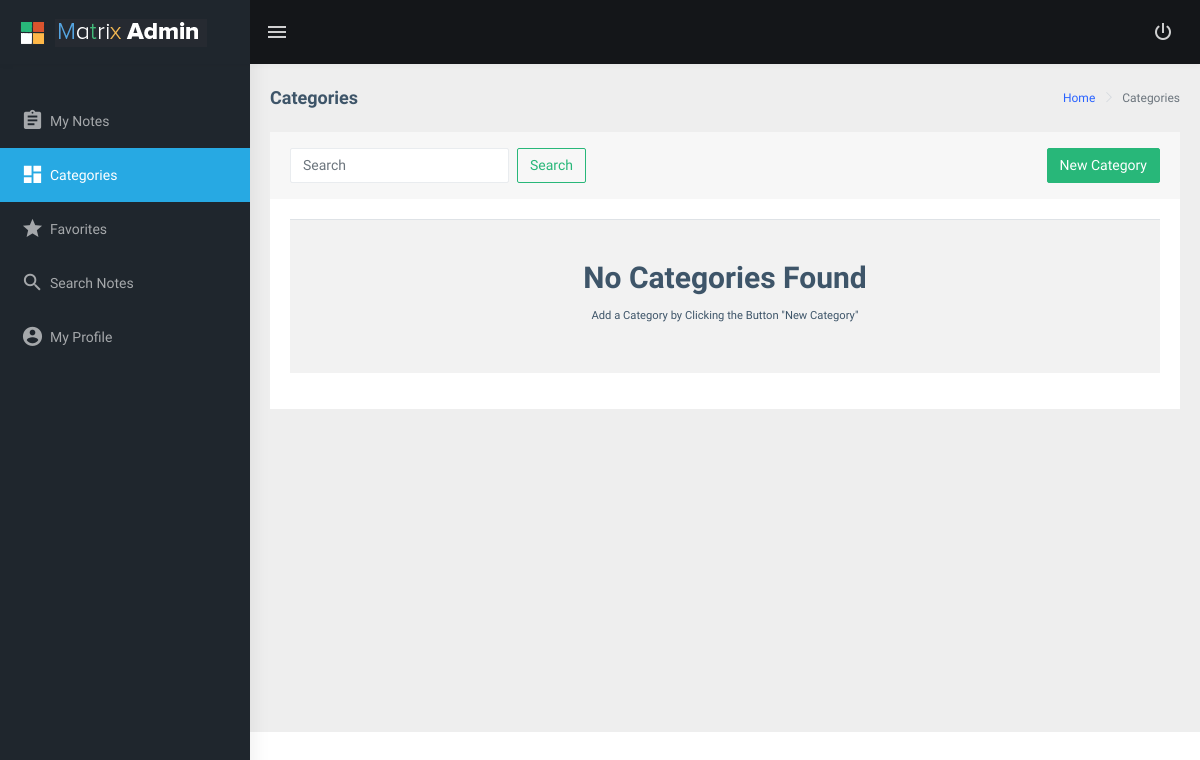
Before: /categories/ (signed in) with the older database file.
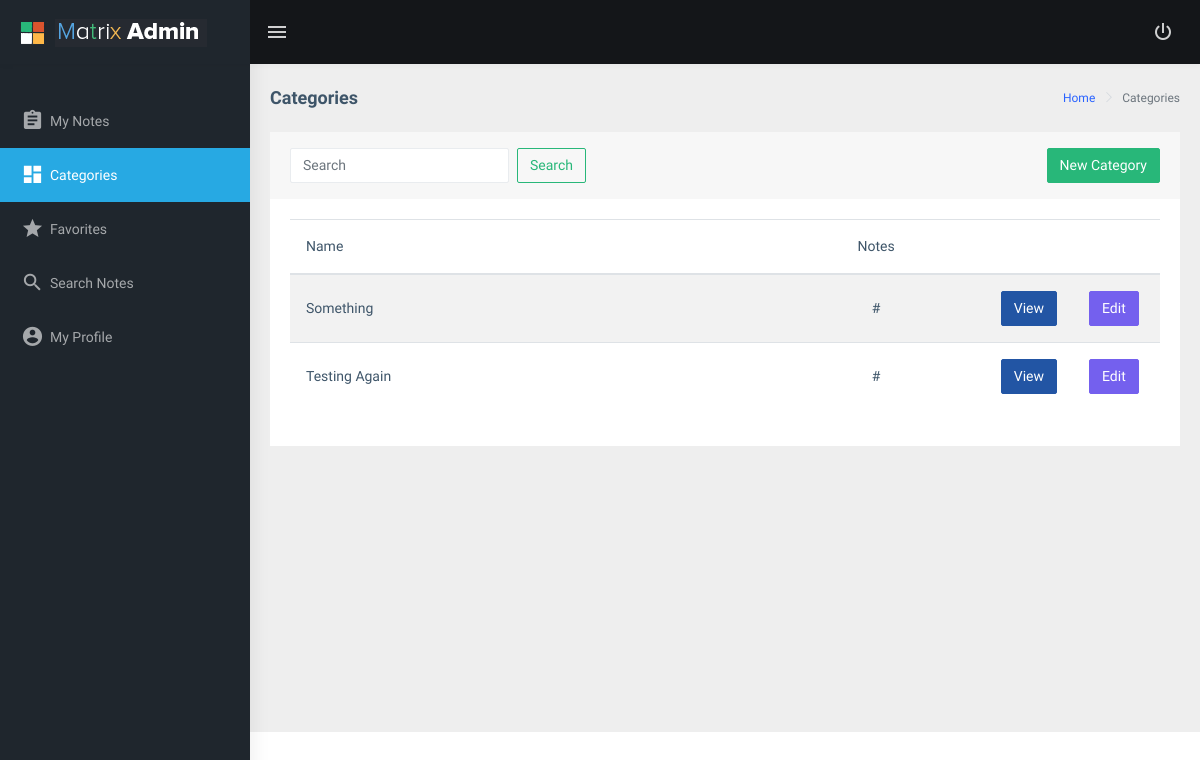
After: the same page with the newer database file.
### main/models.py (models this page shows)
class Categories(models.Model):
    user = models.ForeignKey(User, on_delete=models.CASCADE)
    name = models.CharField(max_length=30)

### main/views/categories.py (the view)
# urls.py: path('categories/', views.ManageCategories.as_view(), name="Categories"),
class ManageCategories(LoginRequiredMixin, ListView):
    template_name = "main/categories/manage_categories.html"
    paginate_by = 10
    model = Categories
    def get_queryset(self):
        search_text = self.request.GET.get('search_text')
        if search_text and search_text != "":
            object_list = self.model.objects.filter(user=self.request.user.id).order_by('id')
        else:
            object_list = self.model.objects.all().order_by('id')
        return object_list

### main/templates/main/categories/manage_categories.html
{% extends 'main/base.html' %}
{% load static %}
{% block content %}
<div class="page-wrapper">
    <div class="page-breadcrumb">
        <div class="row">
            <div class="col-12 d-flex no-block align-items-center">
                <h4 class="page-title">Categories</h4>
                <div class="ml-auto text-right">
                    <nav aria-label="breadcrumb">
                        <ol class="breadcrumb">
                            <li class="breadcrumb-item"><a href="{% url 'main:Notes' %}">Home</a></li>
                            <li class="breadcrumb-item active" aria-current="page">Categories</li>
                        </ol>
                    </nav>
                </div>
            </div>
        </div>
    </div>
    <div class="container-fluid">
        <div class="row">
            <div class="col-12">
                <div class="card">
                    <div class="card-header d-flex justify-content-between">
                        <form action="{% url 'main:Categories' %}" method="GET" class="form-inline my-2 my-lg-1">
                            <input class="form-control mr-sm-2" name="search_text" type="search" placeholder="Search">
                            <button class="btn btn-outline-success my-2 my-sm-0" type="submit">Search</button>
                        </form>
                        <div class="form-inline my-2 my-lg-1">
                            <a class="btn btn-success" href="{% url 'main:New_Category' %}">New Category</a>
                        </div>
                    </div>
                    <div class="card-body">
                        <table class="table table-striped">
                            {% if not object_list %}
                                <tbody>
                                    <tr>
                                        <td class="text-center">
                                            <div class="pb-3 pt-4">
                                                <h2>No Categories Found</h2>
                                                <p><small>Add a Category by Clicking the Button "New Category"</small></p>
                                            </div>
                                        </td>
                                    </tr>
                                </tbody>
                            {% else %}
                                <thead>
                                    <tr>
                                        <th width="55%">Name</th>
                                        <th width="25%" class="text-center">Notes</th>
                                        <th width="10%"></th>
                                        <th width="10%"></th>
                                    </tr>
                                </thead>
                                <tbody>
                                    {% for category in object_list %}
                                        <tr>
                                            <td style="vertical-align: middle;">{{ category.name }}</td>
                                            <td style="vertical-align: middle;" class="text-center">#</td>
                                            <td style="vertical-align: middle;"><a class="btn btn-info text-white" href="#">View</a></td>
                                            <td style="vertical-align: middle;"><a class="btn btn-primary text-white" href="#">Edit</a></td>
                                        </tr>
                                    {% endfor %}
                                </tbody>
                            {% endif %}
                        </table>
                    </div>
                </div>
            </div>
        </div>
    </div>
</div>
{% endblock %}

Changed rows visible on the page:
added Categories: name "Something"
added Categories: name "Testing Again"
Other visible differences:
text no longer shown: "No Categories Found Add a Category by Clicking the Button \"New Category\""
text now shown: "Name Notes"
